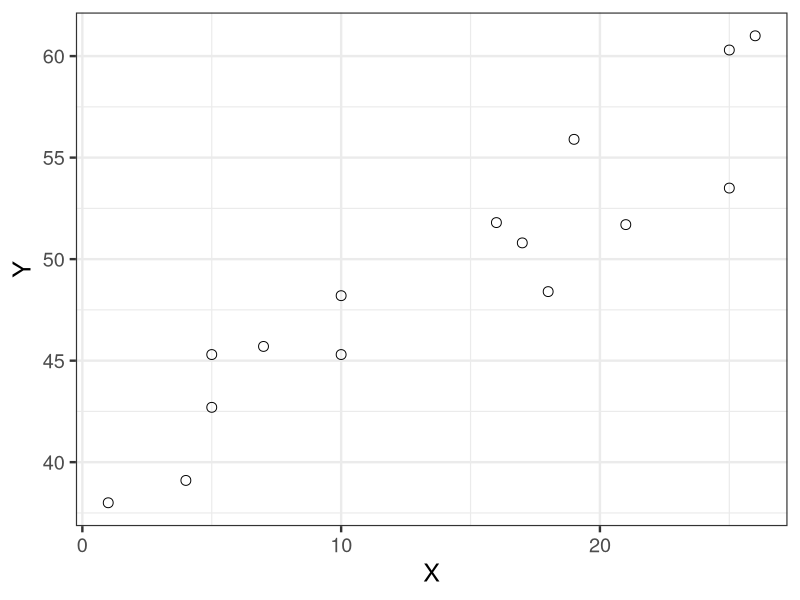

The R source for this figure:
library(ggplot2)

d <- read.csv(file='input/data-salary.csv')
p <- ggplot(data=d, aes(x=X, y=Y)) +
  theme_bw(base_size=18) +
  geom_point(shape=1, size=3)
ggsave(p, file='output/fig4-1.png', dpi=300, w=4, h=3)
